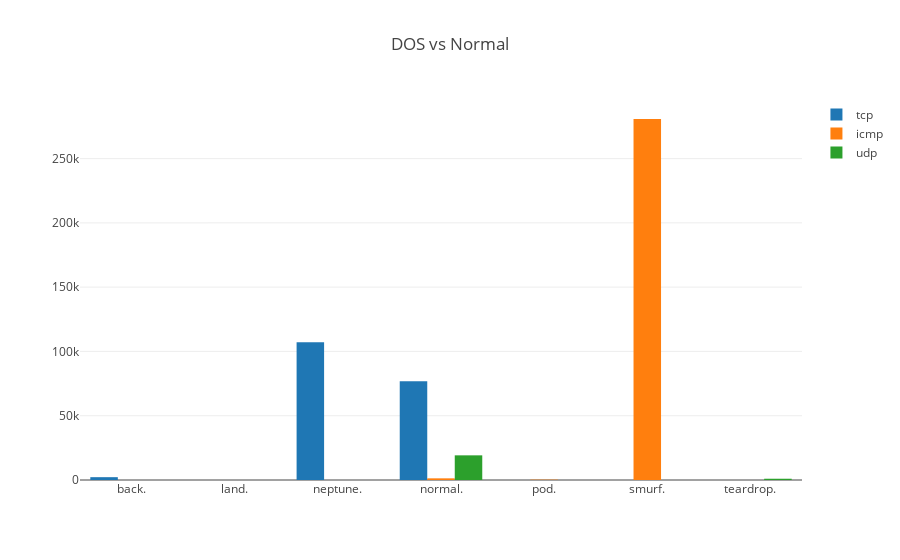

Write notebook code for a chart like this one.
### Code cell
df_prot = df.groupby(['label',"protocol_type"]).count().reset_index()
df_prot
data  =[]
protos ={}
for index,row in df_prot.iterrows():
    if row['protocol_type'] not in protos:
        labels = {}
        protos[row['protocol_type']] = labels
        
    protos[row['protocol_type']][row['label']] = row['duration']

for proto in protos:
    labels = []
    cants = []
    for label in protos[proto]:
        labels.append(label)
        cants.append(protos[proto][label])
        
    trace = go.Bar(
        x=labels,
        y=cants,
        name= proto
    )
    data.append(trace)

fig = go.Figure(data=data, layout=layout)
py.iplot(fig, filename='grouped-bar')

### Figure 1 — Plotly figure (JSON) as saved in the notebook; plotly's stock layout.template omitted (floating-point values rounded to 4 significant figures)
{"data": [{"name": "tcp", "type": "bar", "uid": "37255184-ffb6-4cf3-bbaa-74ed8e700620", "x": ["back.", "land.", "neptune.", "normal."], "y": [2203, 21, 107201, 76813]}, {"name": "icmp", "type": "bar", "uid": "63208e30-ead5-4841-949a-692525bed99d", "x": ["normal.", "pod.", "smurf."], "y": [1288, 264, 280790]}, {"name": "udp", "type": "bar", "uid": "ebcda842-9af1-4459-9d14-bea9f5614dcb", "x": ["normal.", "teardrop."], "y": [19177, 979]}], "layout": {"title": "DOS vs Normal"}}
